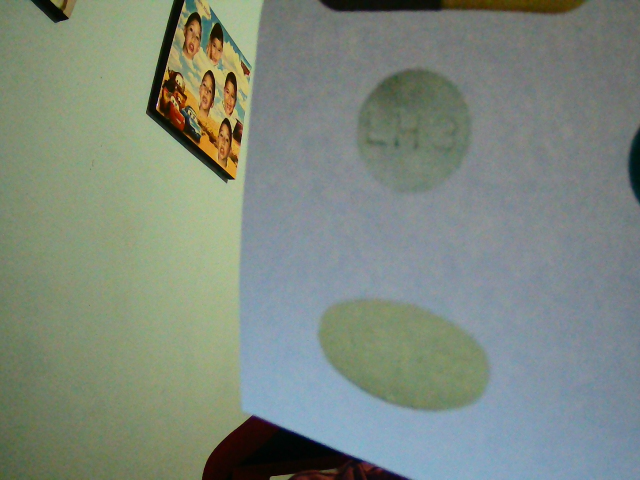
#> input picture reports/20260418_183059_camera/sample_002_frame.png, 640 x 480 px, given as the content of the folder pills, which was not available
$ python identificador_camara_directo.py
#> lines starting #> are read from the running program, lines starting #| are printed output that depends on the picture; after the words box and inside, x2 and y2 are one past the last pixel; in counts of white or black regions, pixels touching at a corner belong together; pictures that were not available may be replaced by others from this repository, and a replacement may not be noted
### image_findings.py
from __future__ import annotations

import json
from dataclasses import asdict, dataclass
from pathlib import Path
from typing import Any

import cv2
import numpy as np
import pandas as pd


COLOR_MASKS_HSV: dict[str, list[tuple[tuple[int, int, int], tuple[int, int, int]]]] = {
    "BLACK": [((0, 0, 0), (180, 255, 60))],
    "WHITE": [((0, 0, 185), (180, 35, 255))],
    "GRAY": [((0, 0, 70), (180, 55, 205))],
    "BROWN": [((5, 55, 40), (20, 255, 190))],
    "RED": [((0, 70, 70), (8, 255, 255)), ((170, 70, 70), (180, 255, 255))],
    "ORANGE": [((8, 75, 100), (22, 255, 255))],
    "YELLOW": [((22, 55, 110), (35, 255, 255))],
    "GREEN": [((35, 35, 55), (90, 255, 255))],
    "BLUE": [((85, 35, 45), (140, 255, 255))],
    "PINK": [((135, 35, 90), (170, 255, 255))],
}


@dataclass
class AnalysisSettings:
    white_l_min: int = 190
    white_sat_max: int = 45
    distance_thresholds: tuple[float, ...] = (18.0, 22.0, 26.0, 30.0)
    min_area_ratio: float = 0.01
    max_area_ratio: float = 0.60
    min_fill_ratio: float = 0.45
    min_solidity: float = 0.70
    resize_max_side: int = 1200


@dataclass
class CandidateFinding:
    image_name: str
    candidate_index: int
    x: int
    y: int
    w: int
    h: int
    area: float
    aspect_ratio: float
    circularity: float
    solidity: float
    fill_ratio: float
    dominant_color: str
    second_color: str
    dominant_ratio: float
    second_ratio: float
    is_bicolor: bool

    def to_dict(self) -> dict[str, Any]:
        return {
            "image_name": self.image_name,
            "candidate_index": self.candidate_index,
            "x": self.x,
            "y": self.y,
            "w": self.w,
            "h": self.h,
            "area": round(self.area, 2),
            "aspect_ratio": round(self.aspect_ratio, 4),
            "circularity": round(self.circularity, 4),
            "solidity": round(self.solidity, 4),
            "fill_ratio": round(self.fill_ratio, 4),
            "dominant_color": self.dominant_color,
            "second_color": self.second_color,
            "dominant_ratio": round(self.dominant_ratio, 4),
            "second_ratio": round(self.second_ratio, 4),
            "is_bicolor": self.is_bicolor,
        }


def _resize_for_analysis(image_bgr: np.ndarray, max_side: int) -> np.ndarray:
    scale = min(1.0, max_side / max(image_bgr.shape[:2]))
    if scale == 1.0:
        return image_bgr.copy()
    size = (max(1, int(image_bgr.shape[1] * scale)), max(1, int(image_bgr.shape[0] * scale)))
    return cv2.resize(image_bgr, size, interpolation=cv2.INTER_AREA)


def _classify_colors(image_hsv: np.ndarray, object_mask: np.ndarray) -> tuple[list[str], list[float], dict[str, int]]:
    object_mask = (object_mask > 0).astype(np.uint8) * 255
    total_pixels = max(int(np.count_nonzero(object_mask)), 1)
    min_region_area = max(80, int(total_pixels * 0.012))
    kernel_open = cv2.getStructuringElement(cv2.MORPH_ELLIPSE, (5, 5))
    kernel_close = cv2.getStructuringElement(cv2.MORPH_ELLIPSE, (7, 7))
    color_counts: dict[str, int] = {}

    for color_name, hsv_ranges in COLOR_MASKS_HSV.items():
        color_mask = np.zeros(object_mask.shape, dtype=np.uint8)
        for lower, upper in hsv_ranges:
            color_mask = cv2.bitwise_or(
                color_mask,
                cv2.inRange(image_hsv, np.array(lower, dtype=np.uint8), np.array(upper, dtype=np.uint8)),
            )
        color_mask = cv2.bitwise_and(color_mask, object_mask)
        color_mask = cv2.morphologyEx(color_mask, cv2.MORPH_OPEN, kernel_open, iterations=1)
        color_mask = cv2.morphologyEx(color_mask, cv2.MORPH_CLOSE, kernel_close, iterations=1)
        contours, _ = cv2.findContours(color_mask, cv2.RETR_EXTERNAL, cv2.CHAIN_APPROX_SIMPLE)
        kept_area = 0
        for contour in contours:
            area = int(cv2.contourArea(contour))
            if area >= min_region_area:
                kept_area += area
        if kept_area > 0:
            color_counts[color_name] = kept_area

    sorted_pairs = sorted(color_counts.items(), key=lambda item: item[1], reverse=True)
    colors = [pair[0] for pair in sorted_pairs[:3]]
    props = [float(pair[1] / total_pixels) for pair in sorted_pairs[:3]]
    if not colors:
        colors = ["UNKNOWN"]
        props = [0.0]
    return colors, props, color_counts


def _find_print_region(image_bgr: np.ndarray, settings: AnalysisSettings) -> tuple[np.ndarray, tuple[int, int, int, int]]:
    lab = cv2.cvtColor(image_bgr, cv2.COLOR_BGR2LAB)
    hsv = cv2.cvtColor(image_bgr, cv2.COLOR_BGR2HSV)
    l_channel = lab[:, :, 0].astype(np.float32)
    sat = hsv[:, :, 1].astype(np.float32)
    white_mask = ((l_channel >= settings.white_l_min) & (sat <= settings.white_sat_max)).astype(np.uint8) * 255
    content_mask = cv2.bitwise_not(white_mask)
    content_mask = cv2.morphologyEx(
        content_mask,
        cv2.MORPH_CLOSE,
        cv2.getStructuringElement(cv2.MORPH_RECT, (15, 15)),
        iterations=2,
    )
    content_mask = cv2.morphologyEx(
        content_mask,
        cv2.MORPH_OPEN,
        cv2.getStructuringElement(cv2.MORPH_RECT, (7, 7)),
        iterations=1,
    )
    contours, _ = cv2.findContours(content_mask, cv2.RETR_EXTERNAL, cv2.CHAIN_APPROX_SIMPLE)
    if not contours:
        return image_bgr.copy(), (0, 0, image_bgr.shape[1], image_bgr.shape[0])

    biggest = max(contours, key=cv2.contourArea)
    x, y, w, h = cv2.boundingRect(biggest)
    pad = max(8, min(image_bgr.shape[:2]) // 50)
    x1 = max(0, x - pad)
    y1 = max(0, y - pad)
    x2 = min(image_bgr.shape[1], x + w + pad)
    y2 = min(image_bgr.shape[0], y + h + pad)
    return image_bgr[y1:y2, x1:x2].copy(), (x1, y1, x2 - x1, y2 - y1)


def analyze_image_array(image_bgr: np.ndarray, image_name: str, settings: AnalysisSettings | None = None) -> dict[str, Any]:
    settings = settings or AnalysisSettings()
    image_bgr = _resize_for_analysis(image_bgr, settings.resize_max_side)
    work_bgr, print_bbox = _find_print_region(image_bgr, settings)
    work_lab = cv2.cvtColor(work_bgr, cv2.COLOR_BGR2LAB)
    work_hsv = cv2.cvtColor(work_bgr, cv2.COLOR_BGR2HSV)
    work_gray = cv2.cvtColor(work_bgr, cv2.COLOR_BGR2GRAY)

    border = max(10, min(work_bgr.shape[:2]) // 18)
    border_lab = np.concatenate(
        [
            work_lab[:border, :, :].reshape(-1, 3),
            work_lab[-border:, :, :].reshape(-1, 3),
            work_lab[:, :border, :].reshape(-1, 3),
            work_lab[:, -border:, :].reshape(-1, 3),
        ],
        axis=0,
    ).astype(np.float32)

    bg_lab = np.median(border_lab, axis=0)
    bg_distance = np.linalg.norm(work_lab.astype(np.float32) - bg_lab.reshape(1, 1, 3), axis=2)

    mask_candidates = np.zeros(work_gray.shape, dtype=np.uint8)
    for threshold in settings.distance_thresholds:
        distance_mask = (bg_distance > threshold).astype(np.uint8) * 255
        distance_mask = cv2.morphologyEx(
            distance_mask,
            cv2.MORPH_OPEN,
            cv2.getStructuringElement(cv2.MORPH_ELLIPSE, (5, 5)),
            iterations=1,
        )
        distance_mask = cv2.morphologyEx(
            distance_mask,
            cv2.MORPH_CLOSE,
            cv2.getStructuringElement(cv2.MORPH_ELLIPSE, (11, 11)),
            iterations=2,
        )
        mask_candidates = cv2.max(mask_candidates, distance_mask)

    contours, _ = cv2.findContours(mask_candidates, cv2.RETR_EXTERNAL, cv2.CHAIN_APPROX_SIMPLE)
    contours = sorted(contours, key=cv2.contourArea, reverse=True)
    work_area = float(work_bgr.shape[0] * work_bgr.shape[1])
    findings: list[CandidateFinding] = []
    debug_image = image_bgr.copy()

    for index, contour in enumerate(contours, start=1):
        area = float(cv2.contourArea(contour))
        if area < work_area * settings.min_area_ratio or area > work_area * settings.max_area_ratio:
            continue
        x, y, w, h = cv2.boundingRect(contour)
        if w < 40 or h < 40:
            continue
        fill_ratio = area / max(float(w * h), 1.0)
        if fill_ratio < settings.min_fill_ratio:
            continue
        perimeter = max(cv2.arcLength(contour, True), 1.0)
        circularity = float(4.0 * np.pi * area / (perimeter * perimeter))
        hull = cv2.convexHull(contour)
        hull_area = max(float(cv2.contourArea(hull)), 1.0)
        solidity = float(area / hull_area)
        if solidity < settings.min_solidity:
            continue

        candidate_mask = np.zeros(work_gray.shape, dtype=np.uint8)
        cv2.drawContours(candidate_mask, [contour], -1, 255, -1)
        colors, props, _ = _classify_colors(work_hsv, candidate_mask)
        dominant_color = colors[0]
        second_color = colors[1] if len(colors) > 1 else ""
        dominant_ratio = props[0]
        second_ratio = props[1] if len(props) > 1 else 0.0
        is_bicolor = (
            len(colors) > 1
            and dominant_color != second_color
            and dominant_ratio >= 0.12
            and second_ratio >= 0.12
        )

        global_x = x + print_bbox[0]
        global_y = y + print_bbox[1]
        findings.append(
            CandidateFinding(
                image_name=image_name,
                candidate_index=index,
                x=global_x,
                y=global_y,
                w=w,
                h=h,
                area=area,
                aspect_ratio=float(w / max(h, 1)),
                circularity=circularity,
                solidity=solidity,
                fill_ratio=fill_ratio,
                dominant_color=dominant_color,
                second_color=second_color,
                dominant_ratio=dominant_ratio,
                second_ratio=second_ratio,
                is_bicolor=is_bicolor,
            )
        )

        color = (0, 200, 0) if not is_bicolor else (0, 200, 255)
        cv2.rectangle(debug_image, (global_x, global_y), (global_x + w, global_y + h), color, 2)
        label = dominant_color if not is_bicolor else f"{dominant_color}/{second_color}"
        cv2.putText(
            debug_image,
            f"{index}: {label}",
            (global_x, max(20, global_y - 8)),
            cv2.FONT_HERSHEY_SIMPLEX,
            0.55,
            color,
            2,
            cv2.LINE_AA,
        )

    return {
        "image_name": image_name,
        "print_bbox": {
            "x": int(print_bbox[0]),
            "y": int(print_bbox[1]),
            "w": int(print_bbox[2]),
            "h": int(print_bbox[3]),
        },
        "candidate_count": len(findings),
        "candidates": [item.to_dict() for item in findings],
        "debug_image_bgr": debug_image,
        "mask_candidates": mask_candidates,
        "settings": asdict(settings),
        "background_lab": [float(x) for x in bg_lab],
    }


def analyze_image(image_path: str | Path, settings: AnalysisSettings | None = None) -> dict[str, Any]:
    image_path = Path(image_path)
    image_bgr = cv2.imread(str(image_path))
    if image_bgr is None:
        raise ValueError(f"No se pudo leer la imagen: {image_path}")
    result = analyze_image_array(image_bgr, image_path.name, settings=settings)
    result["image_path"] = str(image_path)
    return result


# [135 lines left out: functions _candidate_similarity, calibrate_frame_against_reference, write_findings_report, write_camera_calibration_report, not called in this run]

### identificador_camara_directo.py
from __future__ import annotations

import cv2
import numpy as np
from pathlib import Path
from image_findings import analyze_image, analyze_image_array, _candidate_similarity, AnalysisSettings

def load_references(pills_dir: str = "pills") -> list[dict]:
    """Carga y analiza todas las imagenes de referencia en el directorio de pastillas."""
    pills_path = Path(pills_dir)
    references = []
    print(f"Cargando referencias de {pills_path.absolute()}...")

    # Extensiones de imagen soportadas
    extensions = ("*.jpg", "*.jpeg", "*.png", "*.webp")
    image_files = []
    for ext in extensions:
        image_files.extend(pills_path.glob(ext))

    for img_path in image_files:
        try:
            print(f"  Analizando {img_path.name}...", end=" ", flush=True)
            result = analyze_image(img_path)
#> in analyze_image, image_bgr is the input picture: shape (480, 640, 3); mean B, G, R 125.7, 137, 126.3
#> in _find_print_region, `lab = cv2.cvtColor(image_bgr, cv2.COLOR_BGR2LAB)`: lab: shape (480, 640, 3); mean of channels 0, 1, 2 142.3, 122.5, 132.8
#> in _find_print_region, `hsv = cv2.cvtColor(image_bgr, cv2.COLOR_BGR2HSV)`: hsv: shape (480, 640, 3); mean H, S, V 68.5, 53.2, 143
#> in _find_print_region, `l_channel = lab[:, :, 0].astype(np.float32)`:
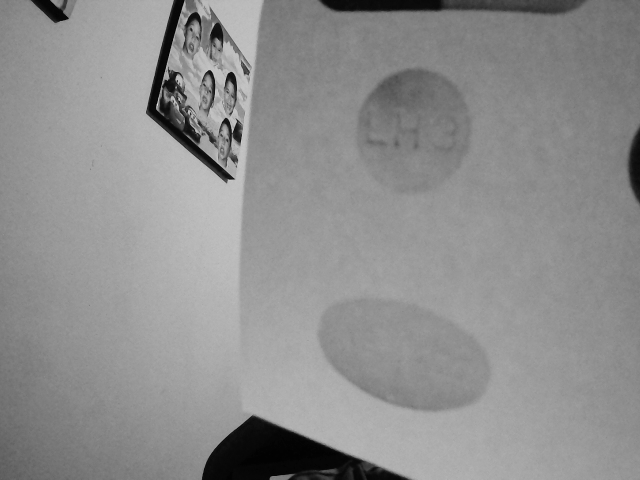
#> l_channel: shape (480, 640) float32; min 1, max 232, mean 142.3
#> in _find_print_region, `sat = hsv[:, :, 1].astype(np.float32)`:
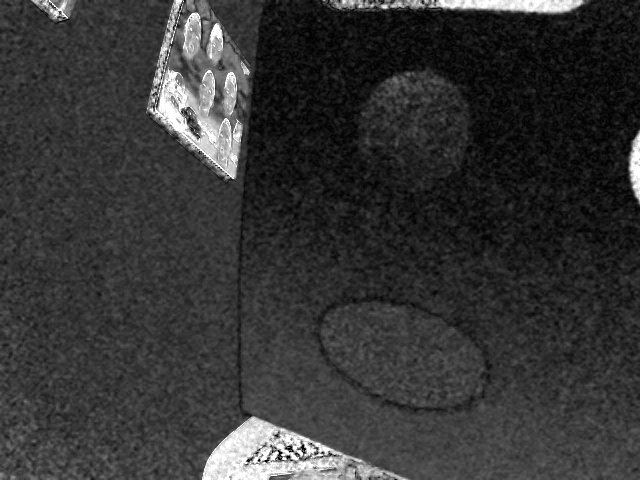
#> sat: shape (480, 640) float32; min 0, max 255, mean 53.2
#> in _find_print_region, `white_mask = ((l_channel >= settings.white_l_min) & (sat <= settings.w..`:
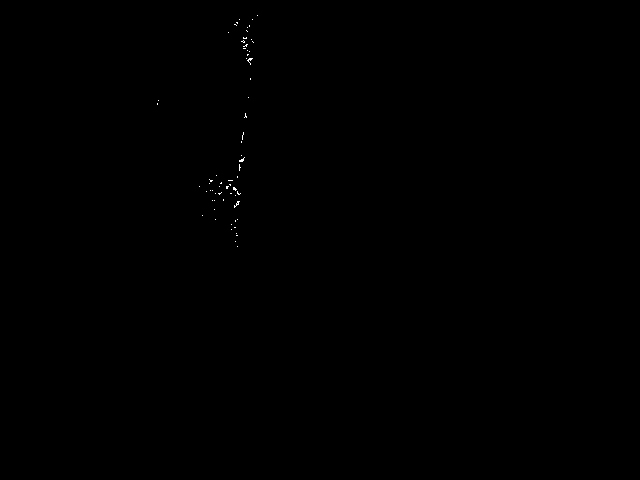
#> white_mask: shape (480, 640); 0.07% white in thin lines or dots, all inside (x1, y1, x2, y2) = (157, 15, 258, 247)
#> in _find_print_region, `content_mask = cv2.morphologyEx( content_mask, cv2.MORPH_CLOSE, cv2.ge..`: content_mask: shape (480, 640); every value is 255
#> in _find_print_region, `contours, _ = cv2.findContours(content_mask, cv2.RETR_EXTERNAL, cv2.CH..`: contours = [[[0, 0], [0, 479], [639, 479], [639, 0]]]
#> in _find_print_region, `biggest = max(contours, key=cv2.contourArea)`: biggest = [[0, 0], [0, 479], [639, 479], [639, 0]]
#> in _find_print_region, `x, y, w, h = cv2.boundingRect(biggest)`: x = 0; w = 640; h = 480
#> in _find_print_region, `x1 = max(0, x - pad)`: x1 = 0
#> in _find_print_region, `x2 = min(image_bgr.shape[1], x + w + pad)`: x2 = 640
#> in _find_print_region, `y2 = min(image_bgr.shape[0], y + h + pad)`: y2 = 480
#> in analyze_image_array, `work_bgr, print_bbox = _find_print_region(image_bgr, settings)`: print_bbox = (0, 0, 640, 480)
#> in analyze_image_array, `bg_lab = np.median(border_lab, axis=0)`: bg_lab = [130, 123, 133]
#> in analyze_image_array, `bg_distance = np.linalg.norm(work_lab.astype(np.float32) - bg_lab.resh..`:
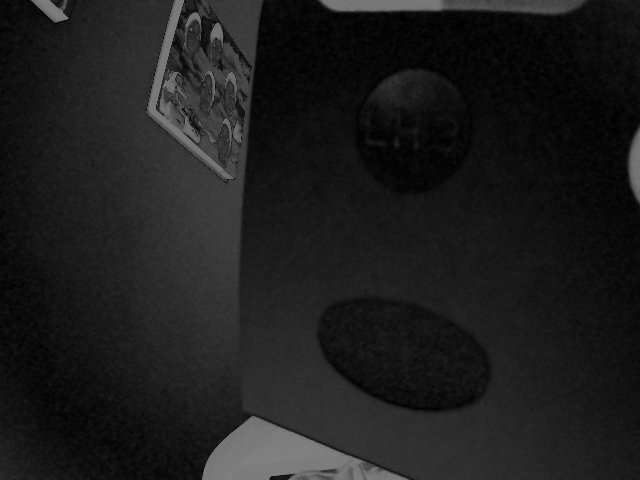
#> bg_distance: shape (480, 640) float32; min 0, max 129.4, mean 29.7
#> the loop in analyze_image_array, `for threshold in settings.distance_thresholds:` made 4 passes
#> pass 2, in analyze_image_array, `distance_mask = (bg_distance > threshold).astype(np.uint8) * 255`:
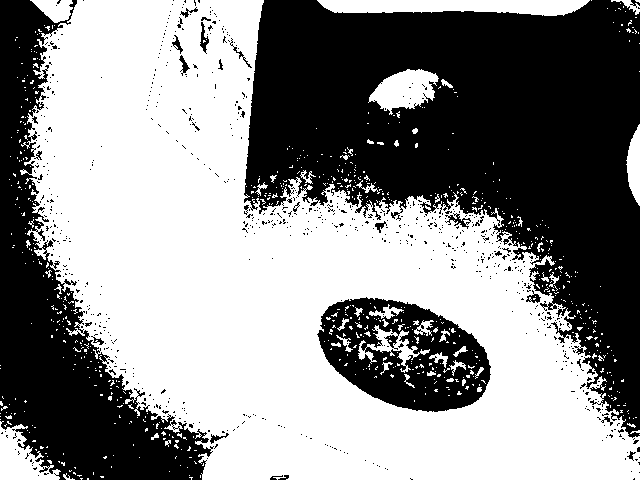
#> distance_mask: shape (480, 640); 54.8% white; 734 black regions (708 under 20 px)
#> in analyze_image_array, `contours, _ = cv2.findContours(mask_candidates, cv2.RETR_EXTERNAL, cv2..`: contours = 12 contours, 4 with area under 20; largest, box (x1, y1, x2, y2) and area: (9, 0, 640, 480) 193520, (317, 0, 590, 17) 3150, (0, 399, 84, 480) 3136, (368, 69, 457, 117) 2449, (626, 126, 640, 205) 693, (613, 0, 640, 36) 548, (491, 174, 496, 185) 33, (412, 127, 418, 135) 25
#> the loop in analyze_image_array, `for index, contour in enumerate(contours, start=1):` made 12 passes
#> area on passes 1, 4, 5, 6, 7, 8: 193520, 2449, 693, 548, 33, 25
#> (area, x, y, w, h) on pass 2: (3150.5, 317, 0, 273, 17)
#> after the loop in analyze_image_array, `for index, contour in enumerate(contours, start=1):`:
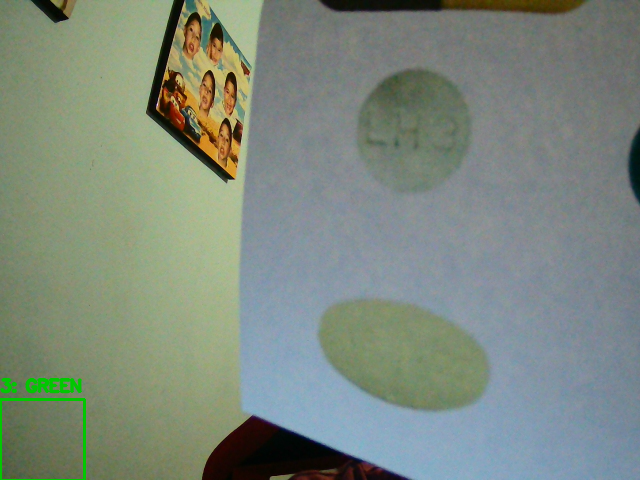
#> debug_image: shape (480, 640, 3); 0.57% of pixels changed, all inside (x1, y1, x2, y2) = (0, 377, 86, 480)
#> after the loop in analyze_image_array, `for index, contour in enumerate(contours, start=1):`: findings = 1 item
#> in analyze_image, `result = analyze_image_array(image_bgr, image_path.name, settings=sett..`: result = 8 items
#> result = 9 items
            if result["candidates"]:
                # Tomamos el candidato mas grande/principal de la imagen de referencia
                ref_candidate = result["candidates"][0]
#> ref_candidate = 16 items
                ref_candidate["file_name"] = img_path.name
                references.append(ref_candidate)
                print("OK")
            else:
                print("No se detecto pastilla")
        except Exception as e:
            print(f"Error: {e}")

    return references

def run_camera_identification(references: list[dict], camera_index: int = 0):
    if not references:
        print("Error: No hay referencias cargadas para comparar.")
        return

    cap = cv2.VideoCapture(camera_index)
    if not cap.isOpened():
        print(f"Error: No se pudo abrir la camara {camera_index}.")
        return

    print("\n--- Identificador de Pastillas Directo ---")
    print("Controles:")
    print("  's' - Escanear y buscar coincidencia")
    print("  'q' - Salir")

    settings = AnalysisSettings()
    last_match = "Ninguna"
    last_score = 0.0

    while True:
        ok, frame = cap.read()
        if not ok:
            continue

        display = frame.copy()

        # UI en pantalla
        cv2.putText(display, f"Ultima: {last_match} ({last_score:.2f})", (10, 30),
                    cv2.FONT_HERSHEY_SIMPLEX, 0.7, (0, 255, 0), 2)
        cv2.putText(display, "s: Escanear | q: Salir", (10, frame.shape[0] - 20),
                    cv2.FONT_HERSHEY_SIMPLEX, 0.6, (255, 255, 255), 1)

        cv2.imshow("Identificador de Pastillas", display)
        key = cv2.waitKey(1) & 0xFF

        if key == ord("q"):
            break

        if key == ord("s"):
            print("\nEscaneando cuadro de camara...")
            # Analizamos el frame actual
            result = analyze_image_array(frame, "camera_frame", settings=settings)

            if not result["candidates"]:
                print("No se detecto ninguna pastilla en el cuadro.")
                last_match = "No detectada"
                last_score = 0.0
                continue

            # Comparamos el mejor candidato del frame contra todas nuestras referencias
            camera_candidate = result["candidates"][0]

            best_match_name = "Desconocida"
            max_similarity = 0.0

            for ref in references:
                sim = _candidate_similarity(camera_candidate, ref)
                if sim > max_similarity:
                    max_similarity = sim
                    best_match_name = ref["file_name"]

            last_match = best_match_name
            last_score = max_similarity

            print(f"RESULTADO: {best_match_name} (Similitud: {max_similarity:.4f})")

            # Mostrar visualmente el hallazgo por un momento
            debug_frame = result["debug_image_bgr"]
            cv2.putText(debug_frame, f"MATCH: {best_match_name}", (10, 60),
                        cv2.FONT_HERSHEY_SIMPLEX, 0.8, (0, 255, 255), 2)
            cv2.imshow("Resultado Escaneo", debug_frame)
            cv2.waitKey(2000) # Mostrar resultado por 2 segundos

    cap.release()
    cv2.destroyAllWindows()

if __name__ == "__main__":
    # 1. Cargar las imagenes de la carpeta 'pills' como base de datos
    refs = load_references("pills")
#> refs = 1 item

    # 2. Iniciar la camara
    if refs:
        run_camera_identification(refs)
#> in run_camera_identification, `cv2.putText(display, "s: Escanear | q: Salir", (10, frame.shape[0] - 2..`:
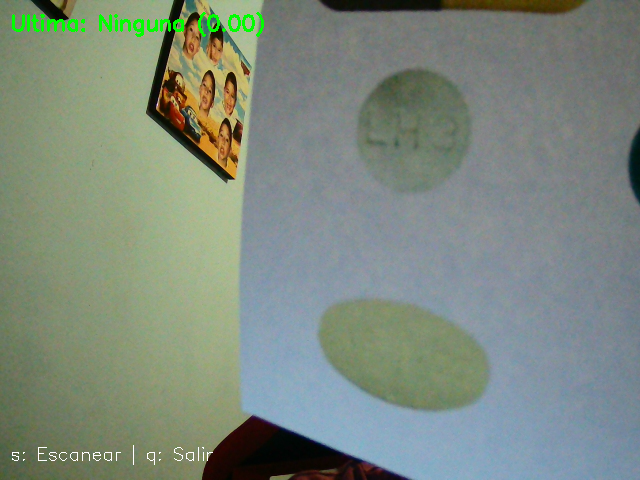
#> display: shape (480, 640, 3); mean B, G, R 125.2, 137.8, 125.7
#> (key q is pressed here)
    else:
        print("No se encontraron imagenes validas en 'pills/'. Abortando.")
